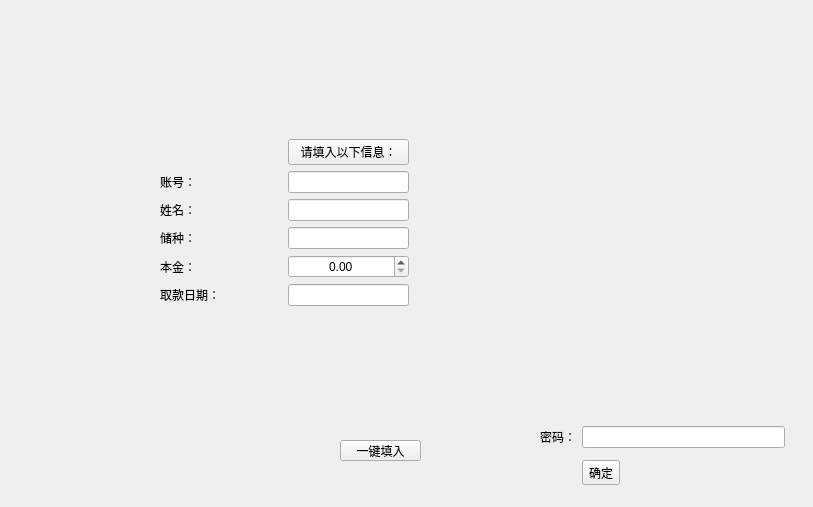
<?xml version="1.0" encoding="UTF-8"?>
<ui version="4.0">
 <class>DialogWithdrawls</class>
 <widget class="QDialog" name="DialogWithdrawls">
  <property name="geometry">
   <rect>
    <x>0</x>
    <y>0</y>
    <width>813</width>
    <height>507</height>
   </rect>
  </property>
  <property name="windowTitle">
   <string>Dialog</string>
  </property>
  <widget class="QWidget" name="widget" native="true">
   <property name="geometry">
    <rect>
     <x>160</x>
     <y>80</y>
     <width>371</width>
     <height>284</height>
    </rect>
   </property>
   <layout class="QGridLayout" name="gridLayout">
    <item row="0" column="1">
     <spacer name="verticalSpacer">
      <property name="orientation">
       <enum>Qt::Vertical</enum>
      </property>
      <property name="sizeHint" stdset="0">
       <size>
        <width>20</width>
        <height>40</height>
       </size>
      </property>
     </spacer>
    </item>
    <item row="1" column="0">
     <spacer name="horizontalSpacer">
      <property name="orientation">
       <enum>Qt::Horizontal</enum>
      </property>
      <property name="sizeHint" stdset="0">
       <size>
        <width>40</width>
        <height>20</height>
       </size>
      </property>
     </spacer>
    </item>
    <item row="1" column="1">
     <widget class="QPushButton" name="pushButton">
      <property name="focusPolicy">
       <enum>Qt::NoFocus</enum>
      </property>
      <property name="text">
       <string>请填入以下信息：</string>
      </property>
     </widget>
    </item>
    <item row="1" column="2">
     <spacer name="horizontalSpacer_2">
      <property name="orientation">
       <enum>Qt::Horizontal</enum>
      </property>
      <property name="sizeHint" stdset="0">
       <size>
        <width>40</width>
        <height>20</height>
       </size>
      </property>
     </spacer>
    </item>
    <item row="2" column="0">
     <widget class="QLabel" name="label_6">
      <property name="text">
       <string>账号：</string>
      </property>
     </widget>
    </item>
    <item row="2" column="1">
     <widget class="QLineEdit" name="lineAccount">
      <property name="focusPolicy">
       <enum>Qt::WheelFocus</enum>
      </property>
      <property name="alignment">
       <set>Qt::AlignCenter</set>
      </property>
     </widget>
    </item>
    <item row="3" column="0">
     <widget class="QLabel" name="label">
      <property name="text">
       <string>姓名：</string>
      </property>
     </widget>
    </item>
    <item row="3" column="1">
     <widget class="QLineEdit" name="lineName">
      <property name="focusPolicy">
       <enum>Qt::StrongFocus</enum>
      </property>
      <property name="alignment">
       <set>Qt::AlignCenter</set>
      </property>
     </widget>
    </item>
    <item row="4" column="0">
     <widget class="QLabel" name="label_3">
      <property name="text">
       <string>储种：</string>
      </property>
     </widget>
    </item>
    <item row="4" column="1">
     <widget class="QLineEdit" name="lineType">
      <property name="focusPolicy">
       <enum>Qt::StrongFocus</enum>
      </property>
      <property name="alignment">
       <set>Qt::AlignCenter</set>
      </property>
     </widget>
    </item>
    <item row="5" column="0">
     <widget class="QLabel" name="label_2">
      <property name="text">
       <string>本金：</string>
      </property>
     </widget>
    </item>
    <item row="6" column="0">
     <widget class="QLabel" name="label_7">
      <property name="text">
       <string>取款日期：</string>
      </property>
     </widget>
    </item>
    <item row="6" column="1">
     <widget class="QLineEdit" name="lineDate">
      <property name="focusPolicy">
       <enum>Qt::StrongFocus</enum>
      </property>
      <property name="alignment">
       <set>Qt::AlignCenter</set>
      </property>
     </widget>
    </item>
    <item row="7" column="1">
     <spacer name="verticalSpacer_2">
      <property name="orientation">
       <enum>Qt::Vertical</enum>
      </property>
      <property name="sizeHint" stdset="0">
       <size>
        <width>20</width>
        <height>40</height>
       </size>
      </property>
     </spacer>
    </item>
    <item row="5" column="1">
     <widget class="QDoubleSpinBox" name="lineCapital">
      <property name="alignment">
       <set>Qt::AlignCenter</set>
      </property>
      <property name="maximum">
       <double>1000000000.000000000000000</double>
      </property>
     </widget>
    </item>
   </layout>
   <zorder>pushButton</zorder>
   <zorder>label</zorder>
   <zorder>label_6</zorder>
   <zorder>lineType</zorder>
   <zorder>label_3</zorder>
   <zorder>label_2</zorder>
   <zorder>lineAccount</zorder>
   <zorder>lineName</zorder>
   <zorder>lineDate</zorder>
   <zorder>label_7</zorder>
   <zorder>lineCapital</zorder>
  </widget>
  <widget class="QWidget" name="widget_2" native="true">
   <property name="geometry">
    <rect>
     <x>540</x>
     <y>420</y>
     <width>245</width>
     <height>71</height>
    </rect>
   </property>
   <layout class="QGridLayout" name="gridLayout_2">
    <item row="0" column="0">
     <widget class="QLabel" name="label_8">
      <property name="text">
       <string>密码：</string>
      </property>
     </widget>
    </item>
    <item row="0" column="1">
     <widget class="QLineEdit" name="linePassword">
      <property name="focusPolicy">
       <enum>Qt::StrongFocus</enum>
      </property>
      <property name="alignment">
       <set>Qt::AlignCenter</set>
      </property>
     </widget>
    </item>
    <item row="1" column="1">
     <widget class="QToolButton" name="okButton">
      <property name="focusPolicy">
       <enum>Qt::StrongFocus</enum>
      </property>
      <property name="text">
       <string>确定</string>
      </property>
     </widget>
    </item>
   </layout>
  </widget>
  <widget class="QToolButton" name="getButton">
   <property name="geometry">
    <rect>
     <x>340</x>
     <y>440</y>
     <width>81</width>
     <height>21</height>
    </rect>
   </property>
   <property name="focusPolicy">
    <enum>Qt::NoFocus</enum>
   </property>
   <property name="text">
    <string>一键填入</string>
   </property>
  </widget>
 </widget>
 <resources/>
 <connections/>
</ui>
